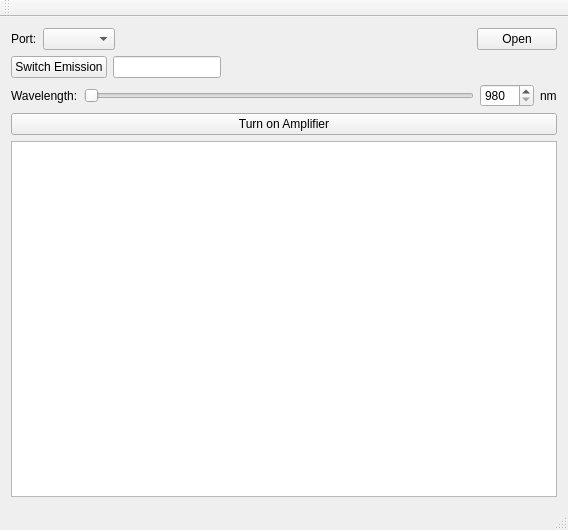
<?xml version="1.0" encoding="UTF-8"?>
<ui version="4.0">
 <class>MainWindow</class>
 <widget class="QMainWindow" name="MainWindow">
  <property name="geometry">
   <rect>
    <x>0</x>
    <y>0</y>
    <width>568</width>
    <height>530</height>
   </rect>
  </property>
  <property name="windowTitle">
   <string>MainWindow</string>
  </property>
  <widget class="QWidget" name="centralWidget">
   <layout class="QGridLayout" name="gridLayout">
    <item row="0" column="0">
     <layout class="QHBoxLayout" name="horizontalLayout">
      <item>
       <widget class="QLabel" name="label">
        <property name="sizePolicy">
         <sizepolicy hsizetype="Preferred" vsizetype="Preferred">
          <horstretch>0</horstretch>
          <verstretch>0</verstretch>
         </sizepolicy>
        </property>
        <property name="maximumSize">
         <size>
          <width>40</width>
          <height>16777215</height>
         </size>
        </property>
        <property name="text">
         <string>Port:</string>
        </property>
       </widget>
      </item>
      <item>
       <widget class="QComboBox" name="cbComports"/>
      </item>
      <item>
       <spacer name="horizontalSpacer_5">
        <property name="orientation">
         <enum>Qt::Horizontal</enum>
        </property>
        <property name="sizeHint" stdset="0">
         <size>
          <width>40</width>
          <height>20</height>
         </size>
        </property>
       </spacer>
      </item>
      <item>
       <widget class="QPushButton" name="pbOpenClose">
        <property name="text">
         <string>Open</string>
        </property>
       </widget>
      </item>
     </layout>
    </item>
    <item row="1" column="0">
     <layout class="QHBoxLayout" name="horizontalLayout_2">
      <item>
       <widget class="QPushButton" name="pbSwitchEmission">
        <property name="text">
         <string>Switch Emission</string>
        </property>
       </widget>
      </item>
      <item>
       <widget class="QLineEdit" name="emissionState">
        <property name="sizePolicy">
         <sizepolicy hsizetype="Minimum" vsizetype="Fixed">
          <horstretch>0</horstretch>
          <verstretch>0</verstretch>
         </sizepolicy>
        </property>
        <property name="minimumSize">
         <size>
          <width>0</width>
          <height>0</height>
         </size>
        </property>
       </widget>
      </item>
      <item>
       <spacer name="horizontalSpacer">
        <property name="orientation">
         <enum>Qt::Horizontal</enum>
        </property>
        <property name="sizeHint" stdset="0">
         <size>
          <width>40</width>
          <height>20</height>
         </size>
        </property>
       </spacer>
      </item>
     </layout>
    </item>
    <item row="5" column="0">
     <widget class="QPlainTextEdit" name="pteStatus">
      <property name="mouseTracking">
       <bool>true</bool>
      </property>
     </widget>
    </item>
    <item row="3" column="0">
     <layout class="QHBoxLayout" name="horizontalLayout_3">
      <item>
       <widget class="QLabel" name="label_2">
        <property name="text">
         <string>Wavelength:</string>
        </property>
       </widget>
      </item>
      <item>
       <widget class="QSlider" name="hsWavelength">
        <property name="mouseTracking">
         <bool>true</bool>
        </property>
        <property name="minimum">
         <number>980</number>
        </property>
        <property name="maximum">
         <number>2100</number>
        </property>
        <property name="orientation">
         <enum>Qt::Horizontal</enum>
        </property>
       </widget>
      </item>
      <item>
       <widget class="QSpinBox" name="sbWavelength">
        <property name="sizePolicy">
         <sizepolicy hsizetype="Minimum" vsizetype="Fixed">
          <horstretch>0</horstretch>
          <verstretch>0</verstretch>
         </sizepolicy>
        </property>
        <property name="minimumSize">
         <size>
          <width>2</width>
          <height>1</height>
         </size>
        </property>
        <property name="minimum">
         <number>980</number>
        </property>
        <property name="maximum">
         <number>2100</number>
        </property>
       </widget>
      </item>
      <item>
       <widget class="QLabel" name="label_3">
        <property name="text">
         <string>nm</string>
        </property>
       </widget>
      </item>
     </layout>
    </item>
    <item row="4" column="0">
     <widget class="QPushButton" name="EDFAOnOff">
      <property name="text">
       <string>Turn on Amplifier</string>
      </property>
     </widget>
    </item>
   </layout>
  </widget>
  <widget class="QMenuBar" name="menuBar">
   <property name="geometry">
    <rect>
     <x>0</x>
     <y>0</y>
     <width>568</width>
     <height>26</height>
    </rect>
   </property>
  </widget>
  <widget class="QToolBar" name="mainToolBar">
   <attribute name="toolBarArea">
    <enum>TopToolBarArea</enum>
   </attribute>
   <attribute name="toolBarBreak">
    <bool>false</bool>
   </attribute>
  </widget>
  <widget class="QStatusBar" name="statusBar"/>
 </widget>
 <layoutdefault spacing="6" margin="11"/>
 <resources/>
 <connections/>
</ui>
